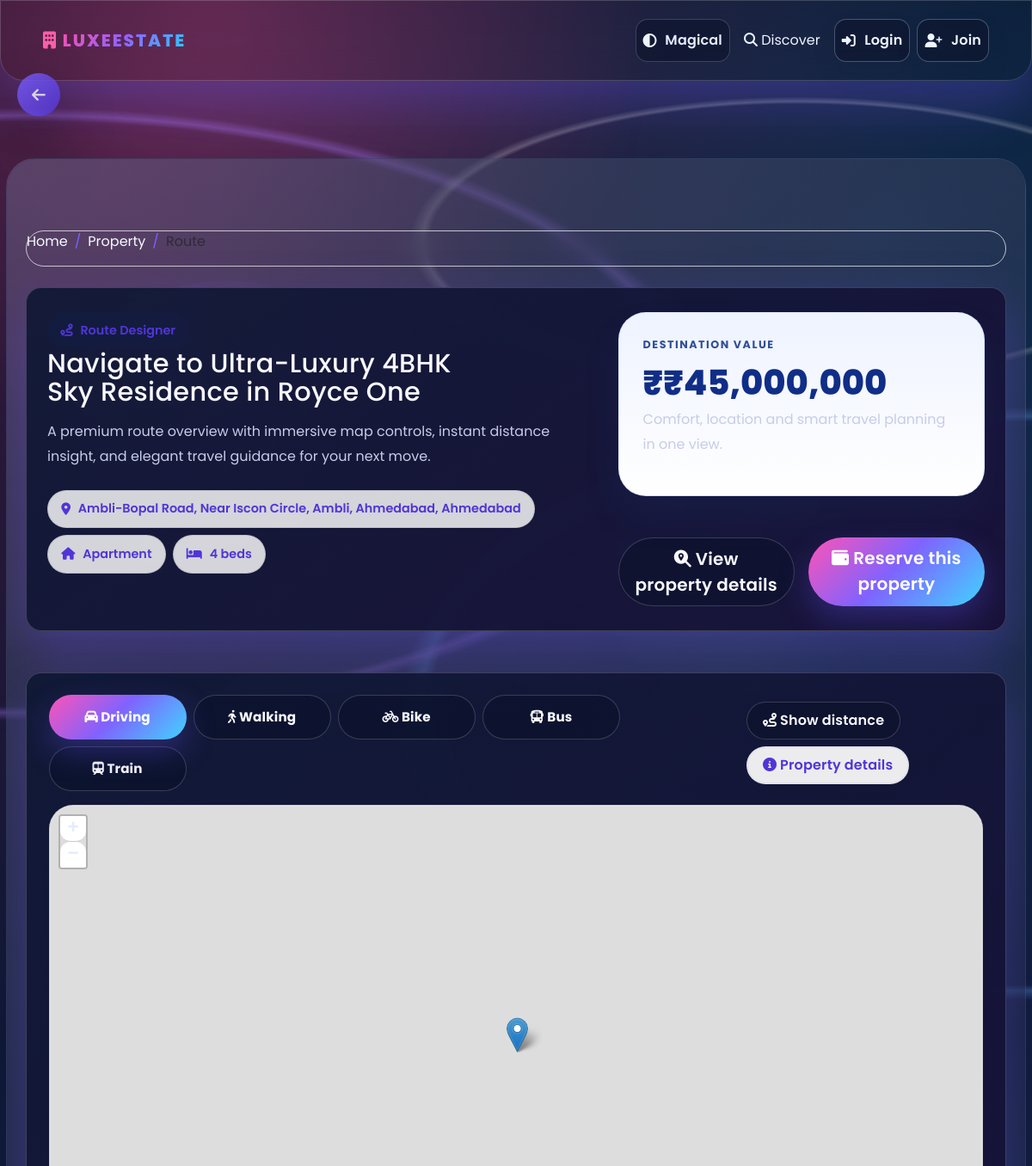
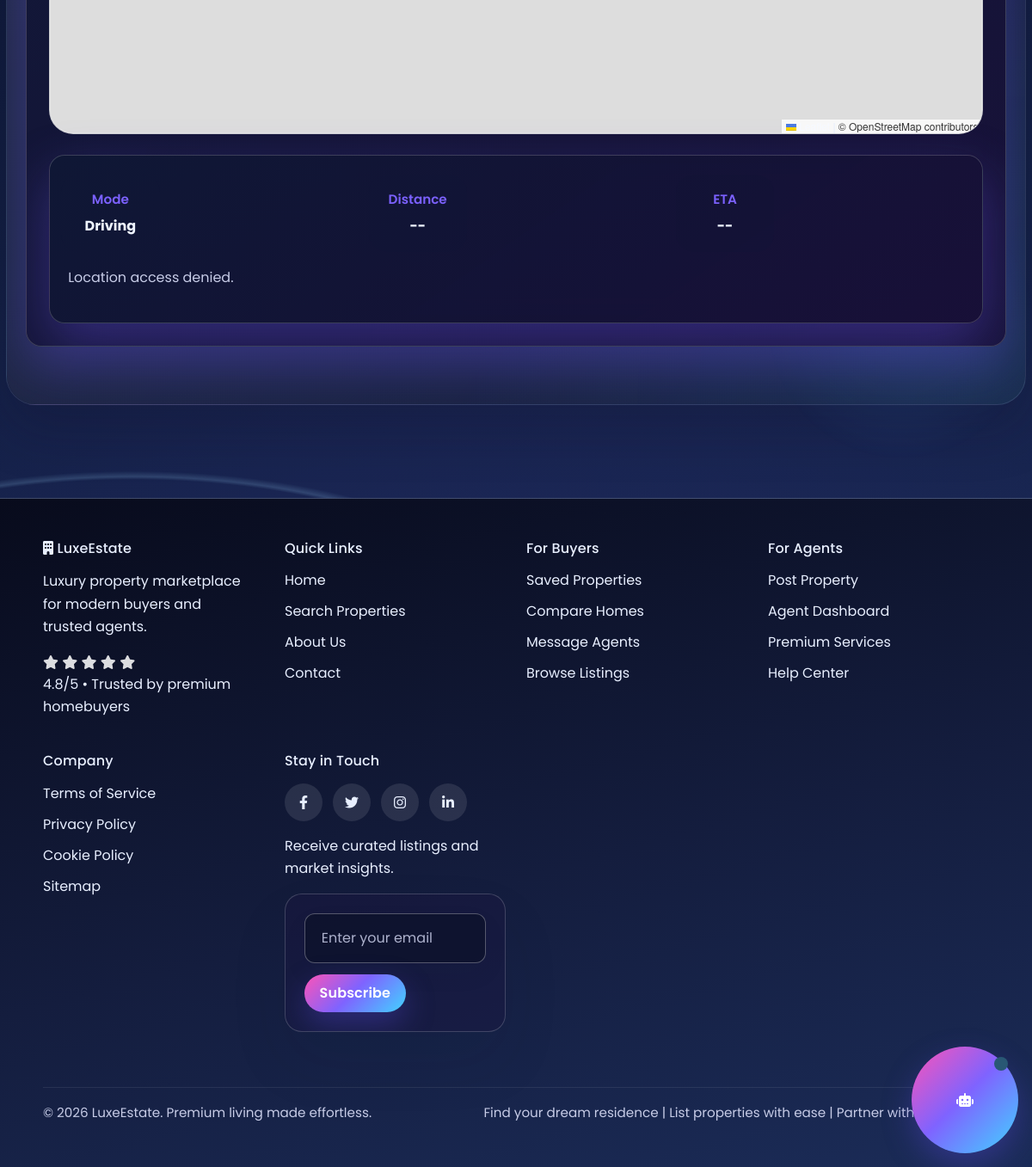
The app's page /detail/1/route/ with its own data (2 pictures, top to bottom).
### properties/models.py (models this page shows, shortened)
class Property(models.Model):
    PROPERTY_TYPES = [
        ('apartment', 'Apartment'),
        ('house', 'House'),
        ('villa', 'Villa'),
        ('plot', 'Plot'),
        ('commercial', 'Commercial'),
        ('office', 'Office'),
        ('shop', 'Shop'),
        ('farmland', 'Farmland'),
    ]
    FURNISHING_CHOICES = [
        ('unfurnished', 'Unfurnished'),
        ('semi-furnished', 'Semi-Furnished'),
        ('furnished', 'Furnished'),
    ]
    STATUS_CHOICES = [
        ('available', 'Available'),
        ('sold', 'Sold'),
        ('rented', 'Rented'),
    ]
    title = models.CharField(max_length=200, db_index=True)
    description = models.TextField()
    price = models.DecimalField(
        max_digits=15,
        decimal_places=2,
        validators=[MinValueValidator(0)]
    )
    city = models.CharField(max_length=100, db_index=True)
    state = models.CharField(max_length=100, blank=True, null=True)
    address = models.TextField()
    latitude = models.FloatField(blank=True, null=True)
    longitude = models.FloatField(blank=True, null=True)
    pincode = models.CharField(max_length=10, blank=True, null=True)
    property_type = models.CharField(
        max_length=20,
        choices=PROPERTY_TYPES,
        db_index=True
    )
    bedrooms = models.PositiveIntegerField(blank=True, null=True)
    bathrooms = models.PositiveIntegerField(blank=True, null=True)
    area_sqft = models.PositiveIntegerField(blank=True, null=True, help_text="Area in sq ft")
    furnishing = models.CharField(
        max_length=20,
        choices=FURNISHING_CHOICES,
        default='unfurnished'
    )
    status = models.CharField(
        max_length=20,
        choices=STATUS_CHOICES,
        default='available'
    )
    agent = models.ForeignKey(User, on_delete=models.CASCADE, related_name='properties')
    created_at = models.DateTimeField(auto_now_add=True, db_index=True)
    updated_at = models.DateTimeField(auto_now=True)
    views_count = models.PositiveIntegerField(default=0, db_index=True)
    rating = models.FloatField(default=0, validators=[MinValueValidator(0), MaxValueValidator(5)])
    total_reviews = models.PositiveIntegerField(default=0)
    nearby_hospital = models.JSONField(default=list, blank=True, help_text="List of nearby hospitals with distance")
    nearby_railway_station = models.JSONField(default=list, blank=True, help_text="List of nearby railway stations")
    nearby_shopping_mall = models.JSONField(default=list, blank=True)
    nearby_bus_stand = models.JSONField(default=list, blank=True)
    nearby_school = models.JSONField(default=list, blank=True)
    nearby_airport = models.JSONField(default=list, blank=True)
    nearby_park = models.JSONField(default=list, blank=True)
    nearby_supermarket = models.JSONField(default=list, blank=True)
    nearby_restaurant = models.JSONField(default=list, blank=True)
    nearby_other_places = models.JSONField(default=list, blank=True, help_text="Any other important nearby daily-life places")
    nearby_gym = models.JSONField(default=list, blank=True)
    nearby_hospital_emergency = models.JSONField(default=list, blank=True)
    nearby_bank = models.JSONField(default=list, blank=True)
    nearby_atm = models.JSONField(default=list, blank=True)
    nearby_pharmacy = models.JSONField(default=list, blank=True)
    nearby_metro = models.JSONField(default=list, blank=True)
    nearby_university = models.JSONField(default=list, blank=True)
    nearby_theater = models.JSONField(default=list, blank=True)
    amenities = models.JSONField(default=list, blank=True, help_text="List of amenities: parking, pool, gym, etc")
    ai_generated_description = models.TextField(blank=True, null=True)
    ai_tags = models.JSONField(default=list, blank=True, help_text="AI-generated tags for search")
    is_featured = models.BooleanField(default=False, db_index=True)
    is_active = models.BooleanField(default=True, db_index=True)
    is_promoted = models.BooleanField(default=False)
    promotion_until = models.DateTimeField(blank=True, null=True)
    class Meta:
        ordering = ['-created_at']
        indexes = [
            models.Index(fields=['city', '-created_at']),
            models.Index(fields=['property_type', '-price']),
            models.Index(fields=['-views_count']),
            models.Index(fields=['-rating']),
            models.Index(fields=['status', 'is_active']),
        ]
    @property
    def formatted_price(self):
        return f"₹{self.price:,.0f}"
    @property
    def get_property_type_display(self):
        return dict(self.PROPERTY_TYPES).get(self.property_type, self.property_type)

### properties/views.py (the view)
# urls.py: path('detail/<int:pk>/route/', views.property_route_map, name='route_map'),
def property_route_map(request, pk):
    property_obj = get_object_or_404(Property, pk=pk, is_active=True)
    _ensure_property_coordinates(property_obj)
    is_property_owner = request.user.is_authenticated and property_obj.agent == request.user
    return render(request, 'properties/route_map.html', {'property': property_obj, 'is_property_owner': is_property_owner})

### properties/views.py (called while the page is built, shortened)
def _ensure_property_coordinates(property_obj, save: bool = True):
    if property_obj.latitude is not None and property_obj.longitude is not None:
        return

### templates/properties/route_map.html (shortened to what this page needs)
{% extends 'base.html' %}
{% block content %}
<div class="route-page-shell">
    <div class="container page-section route-layout-shell">
        <div class="breadcrumb bg-transparent p-0 mb-4 route-breadcrumb-shell">
            <ol class="breadcrumb route-breadcrumb">
                <li class="breadcrumb-item"><a href="{% url 'properties:home' %}">Home</a></li>
                <li class="breadcrumb-item"><a href="{% url 'properties:detail' property.pk %}">Property</a></li>
                <li class="breadcrumb-item active" aria-current="page">Route</li>
            </ol>
        </div>
        <section class="route-hero-shell mb-5 card-panel route-hero-card">
            <div class="route-hero-grid">
                <div class="route-hero-copy">
                    <span class="route-hero-badge"><i class="fas fa-route"></i> Route Designer</span>
                    <h1 class="route-hero-title">Navigate to {{ property.title }}</h1>
                    <p class="route-hero-text">A premium route overview with immersive map controls, instant distance insight, and elegant travel guidance for your next move.</p>
                    <div class="route-hero-meta d-flex flex-wrap gap-2 mt-4">
                        <span class="route-pill"><i class="fas fa-map-marker-alt"></i> {{ property.address }}, {{ property.city }}</span>
                        <span class="route-pill"><i class="fas fa-home"></i> {{ property.get_property_type_display }}</span>
                        <span class="route-pill"><i class="fas fa-bed"></i> {{ property.bedrooms }} beds</span>
                    </div>
                </div>
                <div class="route-hero-cardside">
                    <div class="route-highlight-card">
                        <div class="route-highlight-label">Destination value</div>
                        <div class="route-highlight-price">₹{{ property.formatted_price }}</div>
                        <p class="route-highlight-sub">Comfort, location and smart travel planning in one view.</p>
                    </div>
                    <div class="route-hero-actions d-grid gap-3 mt-4">
                        <a href="{% url 'properties:detail' property.pk %}" class="btn btn-outline-magical btn-lg btn-route-ghost"><i class="fas fa-search-location"></i> View property details</a>
                        {% if not is_property_owner %}
                            <a href="{% url 'payments:purchase_property' property.pk %}" class="btn btn-magical btn-lg"><i class="fas fa-wallet"></i> Reserve this property</a>
                        {% endif %}
                    </div>
                </div>
            </div>
        </section>
        <div class="route-content-grid">
            <div class="route-map-panel card-panel">
                    <div class="route-map-toolbar d-flex flex-column flex-md-row align-items-start align-items-md-center justify-content-between gap-3 mb-3">
                        <div class="route-mode-pill-group d-flex flex-wrap gap-2">
                            <button type="button" class="btn btn-magical route-mode-btn active" data-mode="driving"><i class="fas fa-car"></i> Driving</button>
                            <button type="button" class="btn btn-outline-magical route-mode-btn" data-mode="walking"><i class="fas fa-walking"></i> Walking</button>
                            <button type="button" class="btn btn-outline-magical route-mode-btn" data-mode="bike"><i class="fas fa-bicycle"></i> Bike</button>
                            <button type="button" class="btn btn-outline-magical route-mode-btn" data-mode="bus"><i class="fas fa-bus"></i> Bus</button>
                            <button type="button" class="btn btn-outline-magical route-mode-btn" data-mode="train"><i class="fas fa-subway"></i> Train</button>
                        </div>
                        <div class="route-map-actions d-flex flex-wrap gap-2">
                            <button id="scrollToRouteDetailsBtn" type="button" class="btn btn-outline-magical"><i class="fas fa-route"></i> Show distance</button>
                            <a href="{% url 'properties:detail' property.pk %}" class="btn btn-route-secondary"><i class="fas fa-info-circle"></i> Property details</a>
                        </div>
                    </div>
                    <div id="routeMap" class="route-map-canvas"></div>
                    <div id="routeDetailsPanel" class="route-detail-panel card-panel mt-4">
                        <div class="route-detail-grid row g-3 text-center">
                            <div class="col-md-4 route-detail-stat">
                                <span class="route-detail-label">Mode</span>
                                <strong id="routeModeLabel">Driving</strong>
                            </div>
                            <div class="col-md-4 route-detail-stat">
                                <span class="route-detail-label">Distance</span>
                                <strong id="routeDistance">--</strong>
                            </div>
                            <div class="col-md-4 route-detail-stat">
                                <span class="route-detail-label">ETA</span>
                                <strong id="routeDuration">--</strong>
                            </div>
                        </div>
                        <p id="routeMessage" class="route-detail-note mt-3">Allow browser location access to calculate a route from your current position.</p>
                    </div>
                </div>
        </div>
    </div>
</div>
{% endblock %}
{% block extra_css %}
<link rel="stylesheet" href="https://unpkg.com/leaflet@1.9.4/dist/leaflet.css" />
{% endblock %}

### templates/properties/route_map.html (style rules this page uses)
.route-page-shell { position: relative; padding-top: 1rem; }
.route-layout-shell { position: relative; z-index: 2; }
.route-breadcrumb-shell { background: rgba(255,255,255,0.84); backdrop-filter: blur(16px); border-radius: 24px; border: 1px solid rgba(255,255,255,0.7); }
.route-breadcrumb .breadcrumb-item + .breadcrumb-item::before { color: var(--accent); }
.route-hero-card { overflow: hidden; background: linear-gradient(135deg, rgba(255, 255, 255, 0.95), rgba(236, 243, 255, 0.78)); border: none; box-shadow: 0 25px 55px rgba(79, 109, 199, 0.12); border-radius: 32px; padding: 1.75rem 1.5rem; }
.route-hero-grid { display: grid; grid-template-columns: minmax(0, 1.5fr) minmax(240px, 1fr); gap: 1.5rem; align-items: start; }
.route-hero-title { font-size: clamp(1.9rem, 2.3vw, 2.6rem); margin-bottom: 1rem; line-height: 1.1; }
.route-hero-text { max-width: 640px; color: rgba(15, 35, 80, 0.78); margin-bottom: 1.25rem; }
.route-hero-badge, .route-pill { display: inline-flex; align-items: center; gap: 0.55rem; padding: 0.65rem 0.95rem; border-radius: 999px; background: rgba(5, 53, 129, 0.08); color: var(--accent-dark); font-weight: 600; font-size: 0.9rem; }
.route-pill { background: rgba(255,255,255,0.82); border: 1px solid rgba(15, 35, 80, 0.12); }
.route-hero-cardside { display: flex; flex-direction: column; justify-content: space-between; min-height: 100%; gap: 1.5rem; }
.route-highlight-card { padding: 1.75rem; border-radius: 32px; background: linear-gradient(180deg, #eef3ff 0%, #ffffff 100%); border: 1px solid rgba(76, 123, 255, 0.16); box-shadow: 0 24px 48px rgba(38, 94, 182, 0.08); }
.route-highlight-label { text-transform: uppercase; letter-spacing: 0.12em; font-size: 0.79rem; font-weight: 700; color: #2f4e99; margin-bottom: 0.85rem; }
.route-highlight-price { font-size: 2.5rem; font-weight: 800; line-height: 1; color: #102e87; margin-bottom: 0.6rem; }
.route-highlight-sub { color: rgba(15, 35, 80, 0.72); line-height: 1.8; }
.route-hero-actions { display: grid; grid-template-columns: repeat(2, minmax(0, 1fr)); gap: 0.85rem; }
.route-hero-actions .btn { width: 100%; }
.btn-route-ghost { border-color: rgba(15, 35, 80, 0.16); color: var(--accent-dark); background: rgba(255,255,255,0.88); }
.btn-route-secondary { border-color: rgba(15, 35, 80, 0.12); background: rgba(255,255,255,0.92); color: var(--accent-dark); box-shadow: inset 0 0 0 1px rgba(15, 35, 80, 0.05); }
.route-content-grid { display: grid; grid-template-columns: 1fr; gap: 1.25rem; }
.route-mode-pill-group { display: grid; grid-template-columns: repeat(auto-fit, minmax(140px, 1fr)); gap: 0.85rem; width: 100%; }
.route-mode-pill-group .route-mode-btn { min-height: 52px; border-radius: 999px; padding: 0.95rem 1rem; font-weight: 700; font-size: 0.95rem; justify-content: center; gap: 0.6rem; transition: transform 0.18s ease, box-shadow 0.18s ease; }
.route-map-actions { display: grid; grid-template-columns: repeat(auto-fit, minmax(170px, auto)); gap: 0.85rem; align-items: center; }
.route-map-actions .btn { min-width: 0; }
.route-map-canvas { width: 100%; min-height: 72vh; max-height: 760px; height: min(72vh, 760px); border-radius: 28px; overflow: hidden; border: 1px solid rgba(15, 35, 80, 0.08); box-shadow: inset 0 0 0 1px rgba(255, 255, 255, 0.2); }
.route-detail-panel { background: rgba(255,255,255,0.98); border: 1px solid rgba(15, 35, 80, 0.08); margin-top: 1.75rem; padding: 1.35rem; }
.route-map-panel { width: 100%; padding: 1.6rem; }
.route-detail-grid { grid-template-columns: repeat(3, minmax(0, 1fr)); }
.route-detail-stat { padding: 1.2rem 1rem; border-radius: 22px; }
.route-map-toolbar { gap: 1rem; }
.route-detail-grid { display: grid; grid-template-columns: repeat(3, minmax(0, 1fr)); gap: 0.9rem; }
.route-detail-stat { padding: 1.1rem 0.95rem; background: rgba(15, 35, 80, 0.03); border-radius: 20px; }
.route-detail-label { display: block; color: var(--accent); margin-bottom: 0.5rem; font-size: 0.95rem; font-weight: 600; }
.route-detail-note { color: rgba(15, 35, 80, 0.7); }

### records on screen
Property: title "Ultra-Luxury 4BHK Sky Residence in Royce One", address "Ambli-Bopal Road, Near Iscon Circle, Ambli, Ahmedabad", city "Ahmedabad", property_type "Apartment", bedrooms "4", formatted_price "₹45,000,000"
